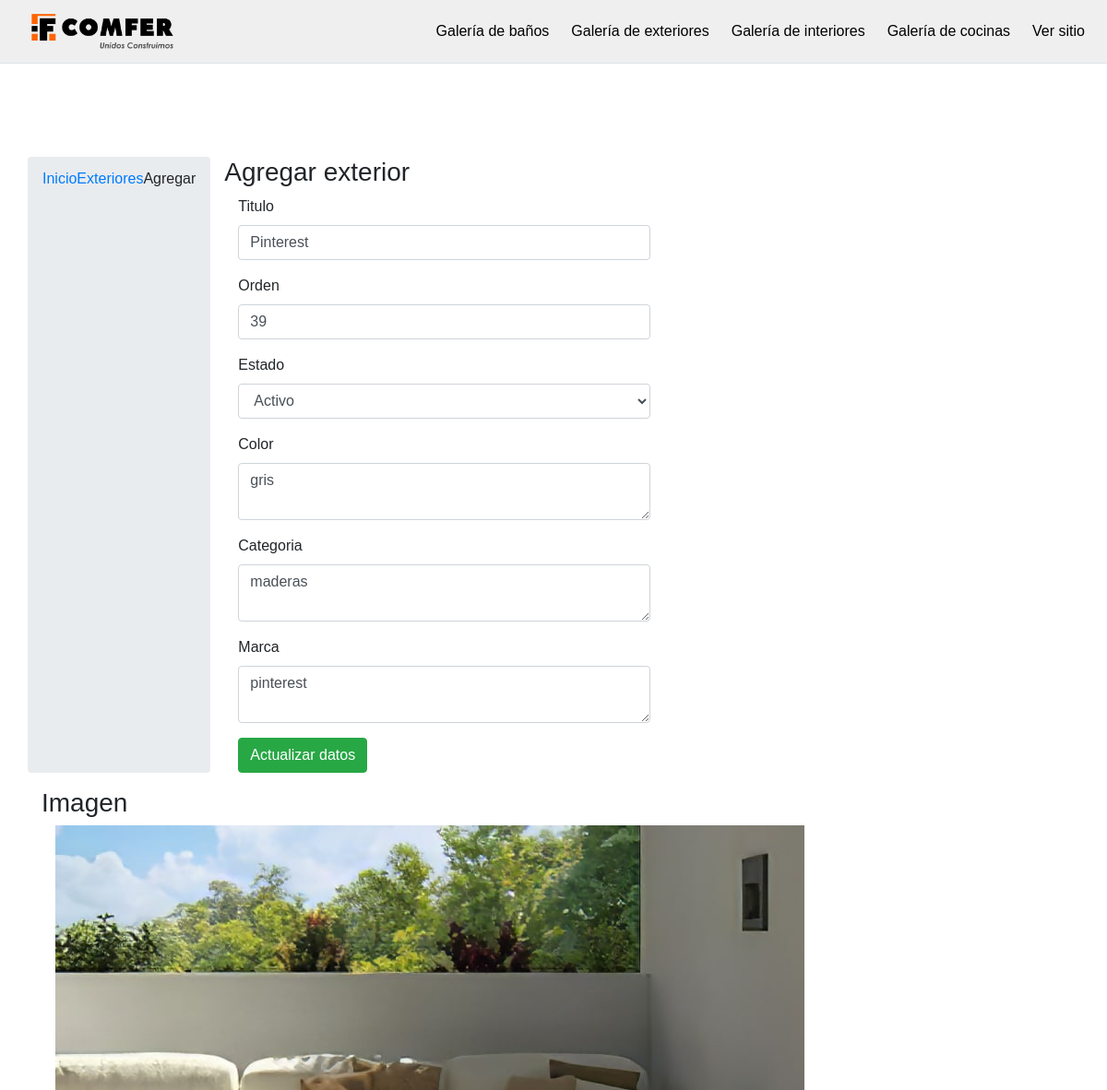
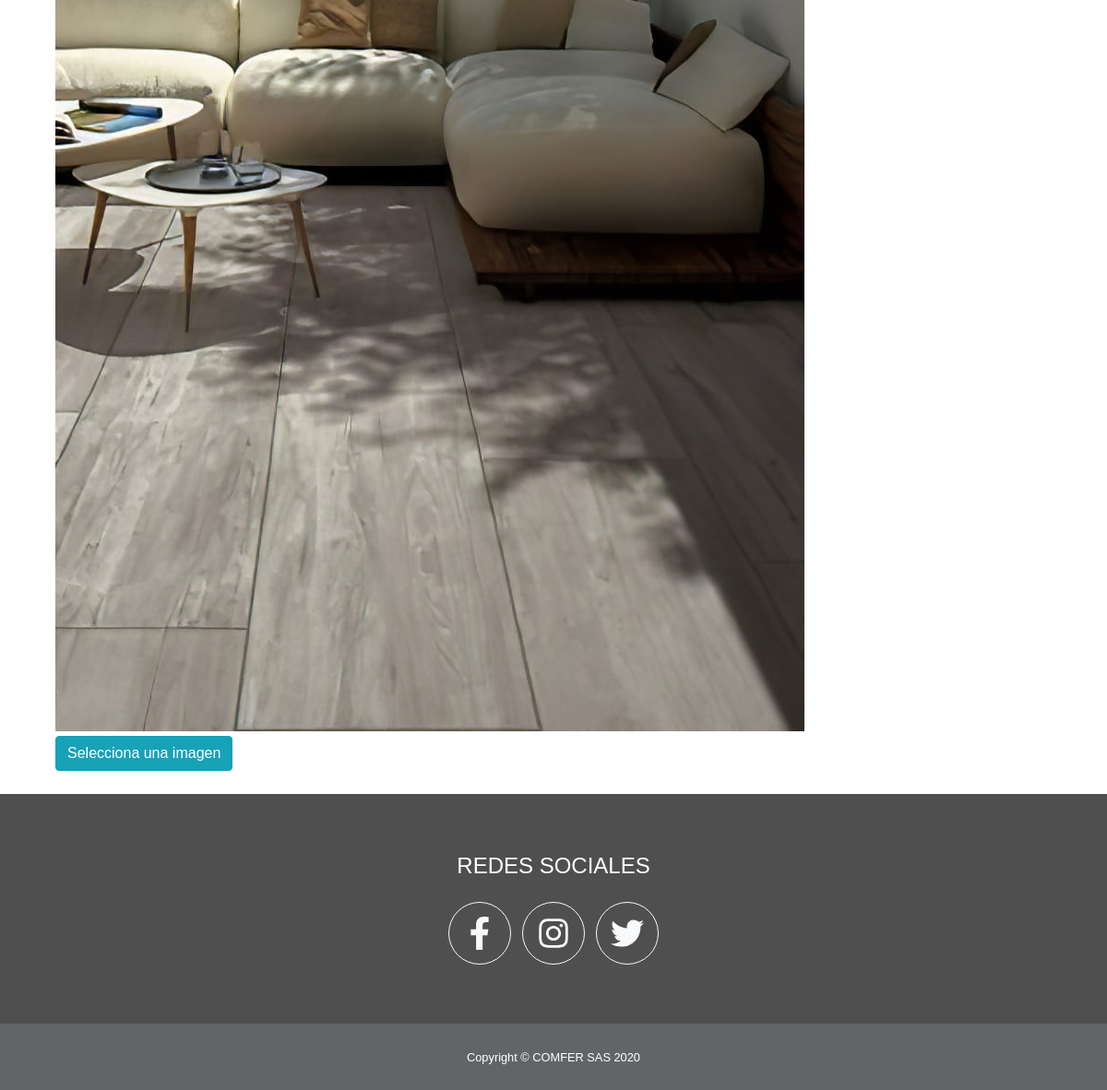
Screenshot of /admin/exterioradd.php with the database file from the repository (2 pictures, top to bottom).
### tables this page shows
CREATE TABLE `exterior` (
  `id` int(11) NOT NULL,
  `titulo` varchar(50) NOT NULL,
  `url_image` varchar(255) NOT NULL,
  `estado` int(1) NOT NULL,
  `orden` int(2) NOT NULL,
  `color` varchar(50) NOT NULL,
  `categoria` varchar(50) NOT NULL,
  `marca` varchar(50) NOT NULL
);

### admin/exterioradd.php (the view, shortened to what this page needs)
<?php
include("../conexion.php");
$sql_last = mysqli_query($con, "select LAST_INSERT_ID(id) as last from exterior order by id desc limit 0,1");
$rw = mysqli_fetch_array($sql_last);
$id_exterior = intval($rw['last']);
$sql = mysqli_query($con, "select * from exterior where id='$id_exterior' limit 0,1");
$rw = mysqli_fetch_array($sql);
$titulo = $rw['titulo'];
$color = $rw['color'];
$categoria = $rw['categoria'];
$marca = $rw['marca'];
$url_image = $rw['url_image'];
$orden = intval($rw['orden']);
$estado = intval($rw['estado']);
include("top_menu.php");
?>
<div class="container add">
	<div class="row">
		<ol class="breadcrumb">
			<li><a href="#">Inicio</a></li>
			<li><a href="exteriorlist.php">Exteriores</a></li>
			<li class="active">Agregar</li>
		</ol>
		<div class="col-md-7">
			<h3><span class="glyphicon glyphicon-edit"></span> Agregar exterior</h3>
			<form class="form-horizontal" id="editar_exterior">
				<div class="form-group">
					<label for="titulo" class="col-sm-3 control-label">Titulo</label>
					<div class="col-sm-9">
						<input type="text" class="form-control" id="titulo" value="<?php echo $titulo; ?>" required name="titulo">
					</div>
				</div>
				<div class="form-group">
					<label for="orden" class="col-sm-3 control-label">Orden</label>
					<div class="col-sm-9">
						<input type="number" class="form-control" id="orden" name="orden" value="<?php echo $orden; ?>">
					</div>
				</div>
				<div class="form-group">
					<label for="estado" class="col-sm-3 control-label">Estado</label>
					<div class="col-sm-9">
						<select class="form-control" id="estado" required name="estado">
							<option value="1" <?php if ($estado == 1) {
													echo "selected";
												} ?>>Activo</option>
						</select>
					</div>
				</div>
				<div class="form-group">
					<label for="titulo" class="col-sm-3 control-label">Color</label>
					<div class="col-sm-9">
						<textarea class='form-control' name="color" id="color" required rows=2><?php echo $color; ?></textarea>
					</div>
				</div>
				<div class="form-group">
					<label for="titulo" class="col-sm-3 control-label">Categoria</label>
					<div class="col-sm-9">
						<textarea class='form-control' name="categoria" id="categoria" required rows=2><?php echo $categoria; ?></textarea>
					</div>
				</div>
				<div class="form-group">
					<label for="titulo" class="col-sm-3 control-label">Marca</label>
					<div class="col-sm-9">
						<textarea class='form-control' name="marca" id="marca" required rows=2><?php echo $marca; ?></textarea>
					</div>
				</div>
				<div class="form-group">
					<div class="col-sm-offset-3 col-sm-9">
						<button type="submit" class="btn btn-success">Actualizar datos</button>
					</div>
				</div>
			</form>
		</div>
		<div class="col-md-5">
			<h3><span class="glyphicon glyphicon-picture"></span> Imagen</h3>
			<form class="form-vertical">
				<div class="form-group">
					<div class="col-sm-12">
						<div class="fileinput fileinput-new" data-provides="fileinput">
							<div class="fileinput-new thumbnail" style="max-width: 100%;">
								<img class="img-rounded" src="../img/banner/<?php echo $url_image; ?>" />
							</div>
							<div>
								<span class="btn btn-info btn-file"><span class="fileinput-new">Selecciona una imagen</span>
									<span class="fileinput-exists" onclick="upload_image();">Cambiar imagen</span><input type="file" name="fileToUpload" id="fileToUpload" required onchange="upload_image();"></span>
							</div>
						</div>
					</div>
				</div>
			</form>
		</div>
	</div>
</div>
<?php include("footer.php"); ?>

### admin/css/navbar-fixed-top.css (style rules this page uses)
body { min-height: 200px; padding-top: 70px; }

### admin/css/preview-image.css (style rules this page uses)
.btn-file { position: relative; overflow: hidden; vertical-align: middle; }
.fileinput { display: inline-block; margin-bottom: 9px; }
.fileinput .thumbnail { display: inline-block; margin-bottom: 5px; overflow: hidden; text-align: center; vertical-align: middle; }
.fileinput .thumbnail > img { max-height: 100%; }
.fileinput .btn { vertical-align: middle; }

### admin/top_menu.php (style rules this page uses)
* { font-weight: 300; font-family: "Maven Pro", sans-serif; margin: 0; padding: 0; }
.add { margin-top: 100px; }

### rows the page displays
exterior: titulo "Pinterest", orden "39", estado "Activo", color "gris", categoria "maderas", marca "pinterest", url_image (picture)
